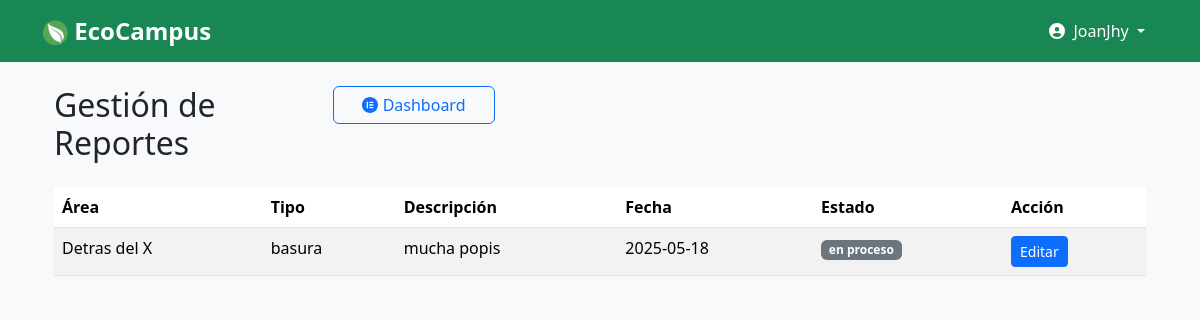
Page /admin/reportes (signed in) on the earlier database version.
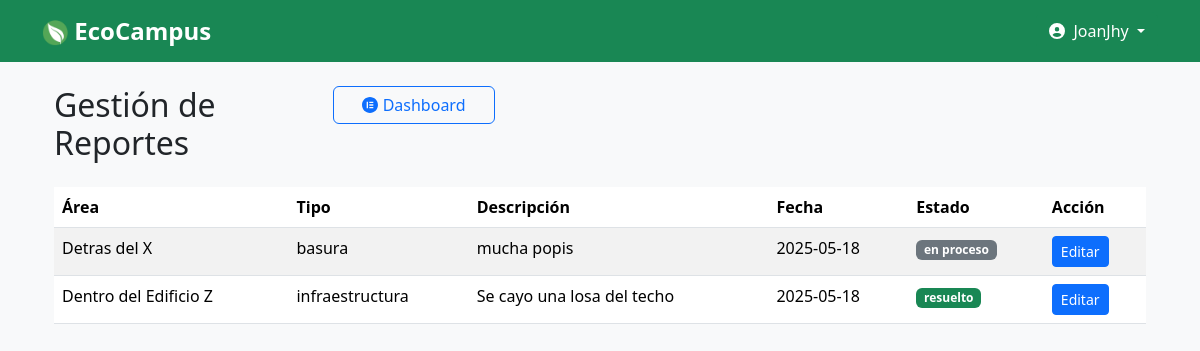
Same page on the later database version.
### backend/models.py (models this page shows)
class Reporte(db.Model):
    id = db.Column(db.Integer, primary_key=True)
    area = db.Column(db.String(100), nullable=False)
    tipo = db.Column(db.String(100), nullable=False)
    descripcion = db.Column(db.String(200), nullable=False)
    comentario = db.Column(db.String(200))
    evidencia = db.Column(db.String(200))  # Ruta del archivo
    fecha = db.Column(db.String(10), nullable=False)
    estado = db.Column(db.String(20), default='pendiente')
    usuario_id = db.Column(db.Integer, db.ForeignKey('usuario.id'), nullable=False)

### backend/routes.py (the view)
    @app.route('/admin/reportes')
    @admin_required
    def admin_reportes():
        reportes = Reporte.query.order_by(Reporte.fecha.desc()).all()
        return render_template('admin/reportes.html', reportes=reportes)

### frontend/templates/admin/reportes.html (shortened to what this page needs)
{% extends 'layout.html' %}
{% block content %}
<div class="container mt-4">
    <div class="row mt-4">
        <div class="col-sm-3">
            <h2 class="mb-4">Gestión de Reportes</h2>
        </div>
        <div class="col-sm-2">
            <a href="{{ url_for('admin_dashboard') }}" class="btn btn-outline-primary w-100">
            <i class="fab fa-elementor"></i> Dashboard
            </a>
        </div>
    </div>
    <table class="table table-striped table-hover">
        <thead>
            <tr>
                <th>Área</th>
                <th>Tipo</th>
                <th>Descripción</th>
                <th>Fecha</th>
                <th>Estado</th>
                <th>Acción</th>
            </tr>
        </thead>
        <tbody>
            {% for reporte in reportes %}
            <tr>
                <td>{{ reporte.area }}</td>
                <td>{{ reporte.tipo }}</td>
                <td>{{ reporte.descripcion }}</td>
                <td>{{ reporte.fecha }}</td>
                <td><span class="badge {% if reporte.estado == 'pendiente' %} bg-warning {% elif reporte.estado == 'en proceso' %} bg-secondary {% elif reporte.estado == 'resuelto' %} bg-success {% endif %}">{{ reporte.estado }}</span></td>
                <td>
                    <button class="btn btn-sm btn-primary" data-bs-toggle="modal" data-bs-target="#modal{{ reporte.id }}">
                        Editar
                    </button>
                </td>
            </tr>
            {% endfor %}
        </tbody>
    </table>
</div>
{% endblock %}

### frontend/templates/layout.html (shortened to what this page needs)
<!DOCTYPE html>
<html lang="es">
    <head>
        <link rel="stylesheet" href="{{ url_for('static', filename='css/bootstrap.min.css') }}">
        <link rel="stylesheet" href="{{ url_for('static', filename='css/all.min.css') }}">
        <link rel="stylesheet" href="{{ url_for('static', filename='css/main.css') }}">
    </head>
    <body class="bg-light">
        <nav class="navbar navbar-expand-lg navbar-dark bg-success mb-4">
            <div class="container">
                <a class="navbar-brand" href="{{ url_for('menu') if session.get('usuario_id') else url_for('inicio') }}" style="align-items: center; justify-content: center; top: 50%;">
                <img src="{{ url_for('static', filename='img/favicon.ico')}}" alt="EcoCampus" style="height: 26px;">
                EcoCampus
                </a>
                {% if session.get('usuario_id') %}
                <div class="dropdown ms-auto">
                    <button class="btn btn-success dropdown-toggle" type="button" id="usuarioDropdown" data-bs-toggle="dropdown" aria-expanded="false">
                        <i class="fas fa-user-circle me-1"></i> {{ session['usuario_nombre'] }}
                    </button>
                </div>
                {% endif %}
            </div>
        </nav>
        <div class="container">
            {% block content %}{% endblock %}
        </div>
    </body>
</html>

### frontend/static/css/main.css (style rules this page uses)
body { font-family: 'Segoe UI', Tahoma, Geneva, Verdana, sans-serif; }
.navbar-brand { font-weight: bold; font-size: 1.5rem; }

Differences in the rows shown:
added Reporte: area "Dentro del Edificio Z", tipo "infraestructura", descripcion "Se cayo una losa del techo", fecha "2025-05-18", estado "resuelto"
